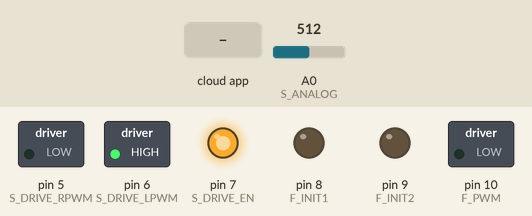
A sketch run on a simulated Arduino Uno, built with avr-gcc and run on an emulated ATmega328P. Shown: switched loads named in the sketch (green lamp = pin HIGH), output pins drawn as LEDs (lit = HIGH). Inputs (shaded band) come from the test bench; at power-on: A0 (S_ANALOG) = 512. The ROS host is connected and sends only what is stated.

Above: at 1.2 s.
1.3 s: A0 (S_ANALOG) set to 550
2.8 s: A0 (S_ANALOG) set to 560
At 3.3 s:
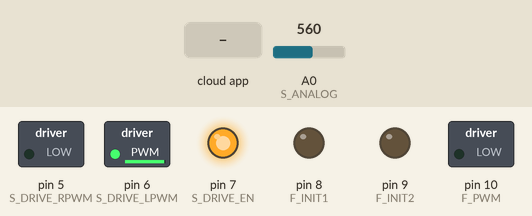
4.3 s: the phone or cloud app sets linear.x to 100
At 4.7 s:
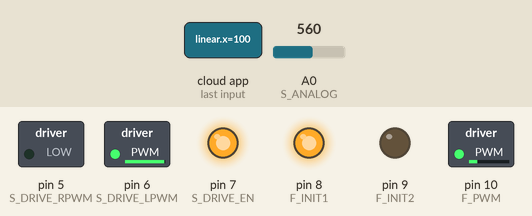
5.8 s: A0 (S_ANALOG) set to 716
At 6.6 s:
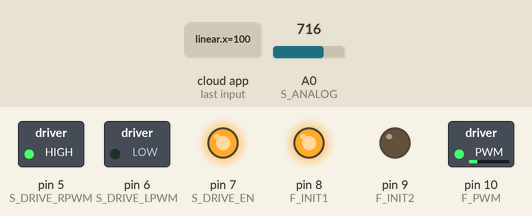
7.3 s: the phone or cloud app sets linear.x to -100
At 8.3 s:
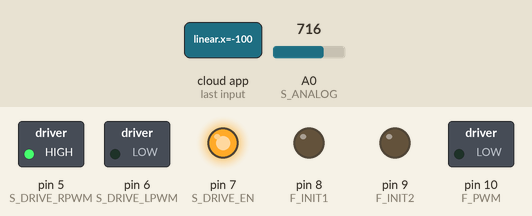
Timing chart, 0 to 9.8 s (numbered marks = the images above; inputs shaded):
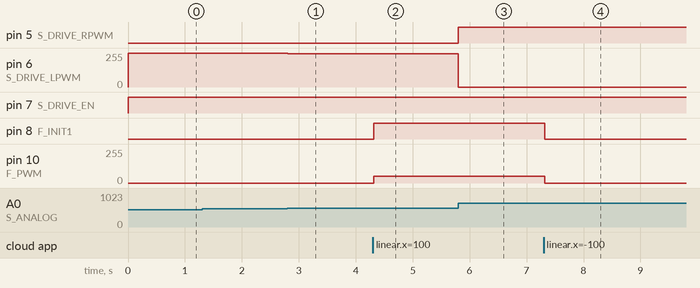

Measured:
- after the input at 1.3 s, every drawn part: stays the same
- after the input at 2.8 s, pin 6 (S_DRIVE_LPWM): 255/255 → 249/255 at once
- after the input at 4.3 s, pin 8 (F_INIT1): LOW → HIGH at once; pin 10 (F_PWM): 0/255 → 51/255 at once
- after the input at 5.8 s, pin 5 (S_DRIVE_RPWM): LOW → HIGH at once; pin 6 (S_DRIVE_LPWM): 249/255 → 0/255 at once
- after the input at 7.3 s, pin 8 (F_INIT1): HIGH → LOW at once; pin 10 (F_PWM): 51/255 → 0/255 at once

The sketch:

EWheller_v1.ino
```cpp
#include <Arduino.h>
#include <ros.h>
#include "F_drive.h"
#include "S_drive.h"
#include <std_msgs/String.h>
#include <geometry_msgs/Twist.h>


int ros_linear_x = 0;
int ros_linear_y = 0;
int ros_linear_z = 0;
int ros_angular_x = 0;
int ros_angular_y = 0;
int ros_angular_z = 0;

void onTwist(const geometry_msgs::Twist &msg);

ros::NodeHandle  nh;

std_msgs::String str_msg_write;
ros::Publisher chatter("/ewheeler/feedback", &str_msg_write);

ros::Subscriber<geometry_msgs::Twist> sub("/ewheeler/cmd_vel", &onTwist);


void setup() {

//  Serial.begin(115200);

  init_SEncode();
  init_SDrive();
  init_FDrive();

  nh.initNode();
  nh.advertise(chatter);
  nh.subscribe(sub);

}

void loop() {

  forward_drive( ros_linear_x);
//  Steering_turn( -1*ros_angular_z);
  int out = steering_drive( -1*ros_angular_z);

  int angel_read = S_angel_read() * 100;

  char read_data[40];
  sprintf(read_data, "map value:%d pid out:%d", angel_read, out);
  ros_log(read_data);


  nh.spinOnce();


  delay(10);
}

void onTwist(const geometry_msgs::Twist &msg) {
  ros_linear_x = msg.linear.x;
  ros_linear_y = msg.linear.y;
  ros_linear_z = msg.linear.z;
  ros_angular_x = msg.angular.x;
  ros_angular_y = msg.angular.y;
  ros_angular_z = msg.angular.z;

//  char read_data[40];
//  sprintf(read_data, "linear_x:%d anguler_z:%d", ros_linear_x, ros_angular_z);
//  ros_log(read_data);

}


void ros_log(char* msg) {
  str_msg_write.data = msg;
  chatter.publish( &str_msg_write);
}
```

F_drive.h
```cpp
#define F_INIT1 8
#define F_INIT2 9
#define F_PWM   10


void init_FDrive() {
  pinMode(  F_INIT1, OUTPUT);
  pinMode(  F_INIT2, OUTPUT);
  pinMode(  F_PWM  , OUTPUT);

  digitalWrite( F_INIT1, LOW);
  digitalWrite( F_INIT2, LOW);
  digitalWrite( F_PWM, LOW);

}


int forward_drive( int linear_x){

  if ( linear_x >0) {
    digitalWrite( F_INIT1, HIGH);
    digitalWrite( F_INIT2, LOW);

    int PWM_linear_x = linear_x*255/200;

    analogWrite( F_PWM, 50+ PWM_linear_x);
  }
  else {
    digitalWrite( F_INIT1, LOW);
    digitalWrite( F_INIT2, LOW);
    digitalWrite( F_PWM, LOW);
  }


}
```

S_drive.h
```cpp
#include "S_encode.h"

#define S_DRIVE_EN   7
#define S_DRIVE_LPWM 6
#define S_DRIVE_RPWM 5

float Kp = 500.0;  // Proportional gain
float Ki = 0.0;  // Integral gain
float Kd = 0.0;  // Derivative gain
float S_previous_error = 0.0;
float S_integral_error = 0.0;


void init_SDrive(){
  pinMode( S_DRIVE_EN, OUTPUT);
  pinMode( S_DRIVE_RPWM, OUTPUT);
  pinMode( S_DRIVE_LPWM, OUTPUT);

  digitalWrite( S_DRIVE_EN, LOW);
  digitalWrite( S_DRIVE_RPWM, LOW);
  digitalWrite( S_DRIVE_LPWM, LOW);
}


void Steering_turn( int angular_z){
  int PWM_angular_z = angular_z*255/100;

  if ( PWM_angular_z < 0 && left_limit() == 0){
    // turn left
    digitalWrite( S_DRIVE_EN, HIGH);
    analogWrite( S_DRIVE_RPWM, -PWM_angular_z);
    analogWrite( S_DRIVE_LPWM, 0);
  }
  else if ( PWM_angular_z > 0 && right_limit() == 0){
    // turn right
    digitalWrite( S_DRIVE_EN, HIGH);
    analogWrite( S_DRIVE_RPWM, 0);
    analogWrite( S_DRIVE_LPWM, PWM_angular_z);
  }
  else{
    digitalWrite( S_DRIVE_EN, LOW);
    digitalWrite( S_DRIVE_RPWM, LOW);
    digitalWrite( S_DRIVE_LPWM, LOW);
  }

}


void stop_Sturn(){
  digitalWrite( S_DRIVE_EN, LOW);
  digitalWrite( S_DRIVE_RPWM, LOW);
  digitalWrite( S_DRIVE_LPWM, LOW);
}


int steering_drive( int angular_z){
  float control_value = mapToRange( angular_z, -100, 100, -0.532, 0.532);

  float en_value  = S_angel_read();

  float error = control_value - en_value;
  S_integral_error = S_integral_error + error;
  float derivative = error - S_previous_error;
  float pid_output = (Kp * error) + (Ki * S_integral_error) + (Kd * derivative);

  if ( pid_output > 100){
    pid_output = 100;
  }
  else if (pid_output < -100){
    pid_output = -100;
  }

  Steering_turn( pid_output);

  return pid_output;
}
```

S_encode.h
```cpp
// encode limits/ range 170, -170
// left limit --->  455    -30 degree     -0.523
// center value ->  625      0 degree      0.00
// right limit -->  795     30 degree      0.532


#define S_ANALOG  A0

int S_right_max = 800;
int S_left_min  = 450;


void init_SEncode() {
  pinMode( S_ANALOG, INPUT);
}


int SEnc_read(){
  int En_value = analogRead(S_ANALOG);
  return En_value;
}


int left_limit(){
  if ( SEnc_read() <= S_left_min){
//    Serial.println("left clicked");
    return 1;
  }
  else {
    return 0;
  }
}

int right_limit(){
  if ( SEnc_read() >= S_right_max){
//    Serial.println("right clicked");
    return 1;
  }
  else {
    return 0;
  }
}


// Function to map the ADC value to the desired range
float mapToRange(int value, int fromLow, int fromHigh, float toLow, float toHigh) {
  return ((float)(value - fromLow) / (fromHigh - fromLow)) * (toHigh - toLow) + toLow;
}

float S_angel_read(){
  int En_value = analogRead(S_ANALOG);
  float mapped_value = mapToRange(En_value, S_left_min, S_right_max, -0.532, 0.532);

//  Serial.print("ADC Value: ");
//  Serial.print(En_value);
//  Serial.print("\tMapped Value: ");
//  Serial.println(mapped_value);

  return mapped_value;
}
```
